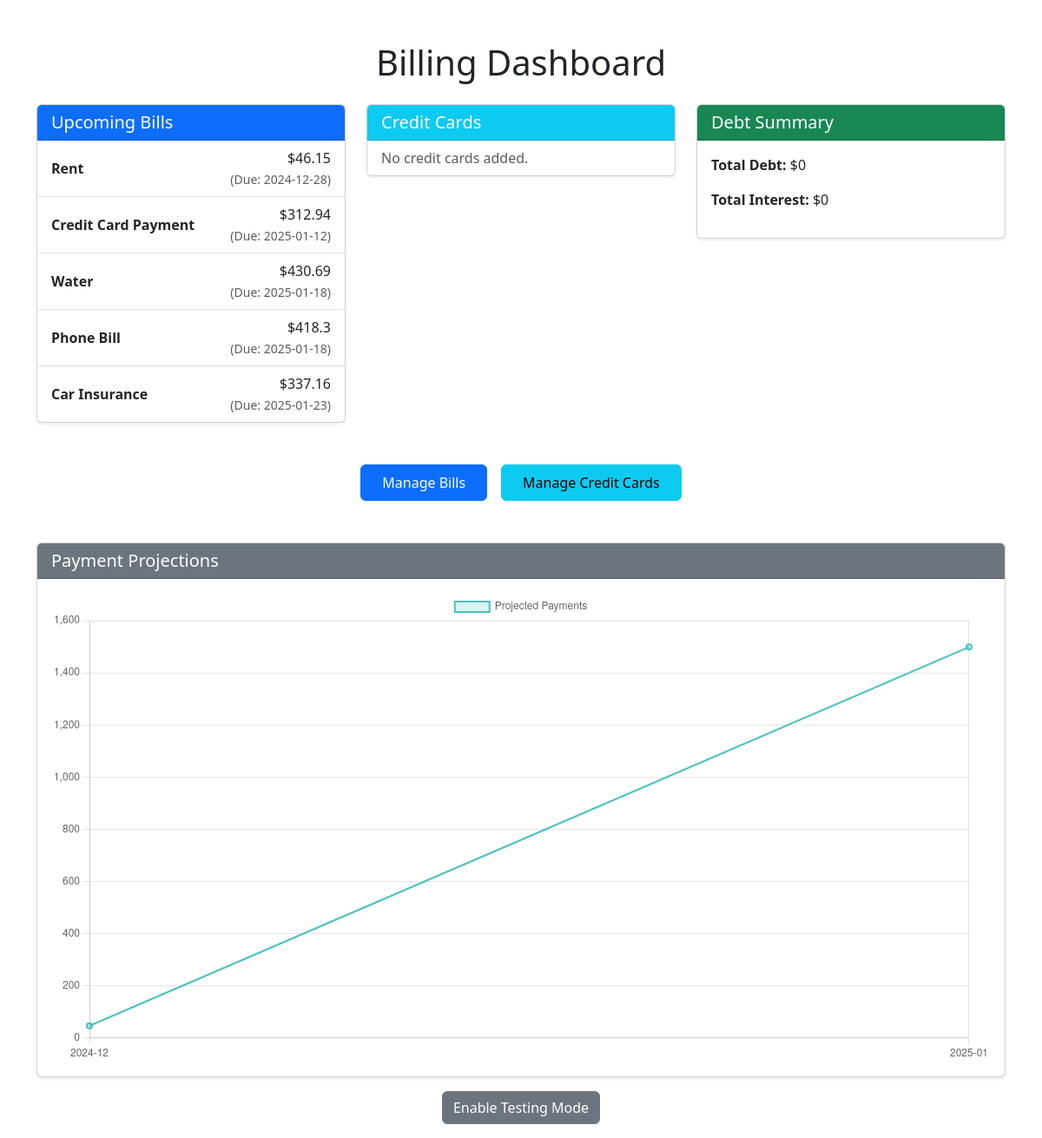
The page / on the database its author committed.
### backend/database.py (models this page shows)
class Bill(db.Model):
    id = db.Column(db.Integer, primary_key=True)
    name = db.Column(db.String(80), nullable=False)
    amount = db.Column(db.Float, nullable=False)
    due_date = db.Column(db.Date, nullable=False)
    recurring = db.Column(db.Boolean, default=False)
    exclude_from_projections = db.Column(db.Boolean, default=False)

### app.py (the view)
@app.route('/')
def home():
    bills = get_all_bills()
    debt_summary = get_debt_summary()
    testing_mode = app.config['TESTING_MODE']
    return render_template(
        'index.html',
        bills=bills,
        debt_summary=debt_summary,
        testing_mode=testing_mode
    )

### backend/debt_manager.py (called while the page is built)
def get_debt_summary():
    debts = Debt.query.all()
    credit_cards = CreditCard.query.all()
    total_balance = sum(debt.balance for debt in debts) + sum(card.balance for card in credit_cards)
    total_interest = sum(debt.balance * debt.interest_rate / 100 for debt in debts) + \
                     sum(card.balance * card.interest_rate / 100 for card in credit_cards)
    return {
        'total_balance': total_balance,
        'total_interest': total_interest,
        'credit_cards': credit_cards
    }

### backend/scheduler.py (called while the page is built)
def get_all_bills(sort_by="due_date"):
    if sort_by == "amount":
        return Bill.query.order_by(Bill.amount).all()
    else:
        return Bill.query.order_by(Bill.due_date).all()

### templates/index.html (shortened to what this page needs)
<!DOCTYPE html>
<html lang="en">
<head>
    <link href="https://cdn.jsdelivr.net/npm/bootstrap@5.3.3/dist/css/bootstrap.min.css" rel="stylesheet">
    <link rel="stylesheet" href="{{ url_for('static', filename='css/styles.css') }}">
</head>
<body>
    <div class="container mt-5">
        <h1 class="text-center mb-4">Billing Dashboard</h1>
        <div class="row">
            <div class="col-md-4">
                <div class="card shadow-sm mb-4">
                    <div class="card-header bg-primary text-white">
                        <h5 class="mb-0">Upcoming Bills</h5>
                    </div>
                    <ul class="list-group list-group-flush">
                        {% for bill in bills %}
                        <li class="list-group-item d-flex justify-content-between align-items-center {% if bill.exclude_from_projections %}text-muted{% endif %}">
                            <div class="text-truncate" style="max-width: 60%;">
                                <strong>{{ bill.name }}</strong>
                            </div>
                            <div class="text-end">
                                <span>${{ bill.amount }}</span><br>
                                <small class="text-muted">(Due: {{ bill.due_date }})</small>
                            </div>
                        </li>
                        {% else %}
                        <li class="list-group-item text-muted">No upcoming bills.</li>
                        {% endfor %}
                    </ul>
                </div>
            </div>
            <div class="col-md-4">
                <div class="card shadow-sm mb-4">
                    <div class="card-header bg-info text-white">
                        <h5 class="mb-0">Credit Cards</h5>
                    </div>
                    <ul class="list-group list-group-flush">
                        {% for card in debt_summary.credit_cards %}
                        <li class="list-group-item d-flex justify-content-between align-items-center {% if card.exclude_from_projections %}text-muted{% endif %}">
                            <div class="text-truncate" style="max-width: 60%;">
                                {% if card.exclude_from_projections %}⏸️ {% endif %}
                                <strong>{{ card.name }}</strong>
                            </div>
                            <div class="text-end">
                                <span>${{ card.balance }}</span><br>
                                <small class="text-muted">(Due: {{ card.due_date }})</small>
                            </div>
                        </li>
                        {% else %}
                        <li class="list-group-item text-muted">No credit cards added.</li>
                        {% endfor %}
                    </ul>
                </div>
            </div>
            <div class="col-md-4">
                <div class="card shadow-sm mb-4">
                    <div class="card-header bg-success text-white">
                        <h5 class="mb-0">Debt Summary</h5>
                    </div>
                    <div class="card-body">
                        <p><strong>Total Debt:</strong> ${{ debt_summary.total_balance }}</p>
                        <p><strong>Total Interest:</strong> ${{ debt_summary.total_interest }}</p>
                    </div>
                </div>
            </div>
        </div>
        <div class="d-flex justify-content-center gap-3 mt-4">
            <a href="/bills" class="btn btn-primary px-4 py-2">Manage Bills</a>
            <a href="/credit-cards" class="btn btn-info px-4 py-2">Manage Credit Cards</a>
        </div>
    </div>
    <div class="container mt-5">
        <div class="card shadow-sm">
            <div class="card-header bg-secondary text-white">
                <h5 class="mb-0">Payment Projections</h5>
            </div>
            <div class="card-body">
                <canvas id="paymentChart" width="400" height="200"></canvas>
            </div>
        </div>
    </div>
    <div class="text-center my-3">
        <a href="{{ url_for('toggle_testing_mode') }}" class="btn btn-secondary">
            {% if testing_mode %}
                Disable Testing Mode
            {% else %}
                Enable Testing Mode
            {% endif %}
        </a>
    </div>
    <script>
        document.addEventListener("DOMContentLoaded", function () {
            fetch('/api/payment-projections')
                .then(response => response.json())
                .then(data => {
                    const ctx = document.getElementById('paymentChart').getContext('2d');
                    new Chart(ctx, {
                        type: 'line', // Line chart for projections
                        data: {
                            labels: data.labels, // X-axis labels (months)
                            datasets: [{
                                label: 'Projected Payments',
                                data: data.data, // Y-axis values (totals)
                                borderColor: 'rgba(75, 192, 192, 1)',
                                backgroundColor: 'rgba(75, 192, 192, 0.2)',
                                borderWidth: 2,
                                tension: 0.4
                            }]
                        },
                        options: {
                            responsive: true,
                            plugins: {
                                legend: {
                                    display: true,
                                    position: 'top',
                                }
                            },
                            scales: {
                                y: {
                                    beginAtZero: true
                                }
                            }
                        }
                    });
                });
        });
    </script>
</body>
</html>

### static/css/styles.css (style rules this page uses)
.card { transition: transform 0.2s ease-in-out, box-shadow 0.2s ease-in-out; }
.text-truncate { overflow: hidden; text-overflow: ellipsis; white-space: nowrap; }
.text-end { text-align: right; }

### rows shown on the page
Bill: name "Rent", amount "46.15", due_date "2024-12-28"
Bill: name "Credit Card Payment", amount "312.94", due_date "2025-01-12"
Bill: name "Water", amount "430.69", due_date "2025-01-18"
Bill: name "Phone Bill", amount "418.3", due_date "2025-01-18"
Bill: name "Car Insurance", amount "337.16", due_date "2025-01-23"

### other values the page prints
{{ debt_summary.total_balance }} "0"
{{ debt_summary.total_interest }} "0"
